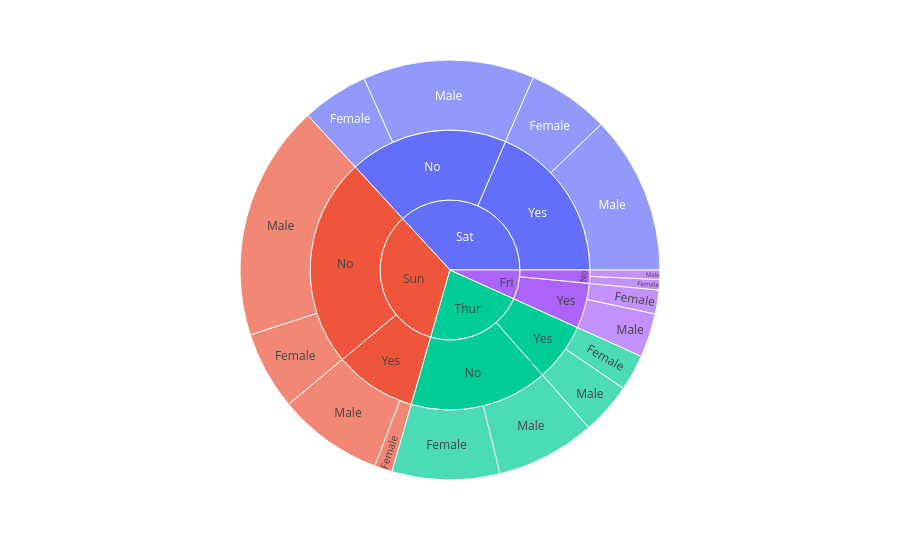

Here is the notebook cell this chart was saved with:
### Code cell
px.sunburst(df,path=['day','smoker','sex'], values='total_bill') #sigara icenler daha fazla bahsis birakmis

### Figure 1 — Plotly figure (JSON) as saved in the notebook; plotly's stock layout.template omitted (floating-point values rounded to 4 significant figures)
{"data": [{"branchvalues": "total", "domain": {"x": [0, 1], "y": [0, 1]}, "hovertemplate": "labels=%{label}<br>total_bill=%{value}<br>parent=%{parent}<br>id=%{id}<extra></extra>", "ids": ["Sun/No/Female", "Sun/No/Male", "Sat/No/Male", "Sat/No/Female", "Sat/Yes/Male", "Sat/Yes/Female", "Thur/No/Male", "Thur/Yes/Male", "Thur/No/Female", "Fri/Yes/Male", "Fri/No/Male", "Fri/Yes/Female", "Fri/No/Female", "Sun/Yes/Female", "Sun/Yes/Male", "Thur/Yes/Female", "Sun/No", "Sat/No", "Sat/Yes", "Thur/No", "Thur/Yes", "Fri/Yes", "Fri/No", "Sun/Yes", "Sun", "Sat", "Thur", "Fri"], "labels": ["Female", "Male", "Male", "Female", "Male", "Female", "Male", "Male", "Female", "Male", "Male", "Female", "Female", "Female", "Male", "Female", "No", "No", "Yes", "No", "Yes", "Yes", "No", "Yes", "Sun", "Sat", "Thur", "Fri"], "name": "", "parents": ["Sun/No", "Sun/No", "Sat/No", "Sat/No", "Sat/Yes", "Sat/Yes", "Thur/No", "Thur/Yes", "Thur/No", "Fri/Yes", "Fri/No", "Fri/Yes", "Fri/No", "Sun/Yes", "Sun/Yes", "Thur/Yes", "Sun", "Sat", "Sat", "Thur", "Thur", "Fri", "Fri", "Sun", "", "", "", ""], "type": "sunburst", "values": [291.5, 877.3, 637.7, 247.1, 589.6, 304.0, 369.7, 191.7, 400.4, 163.6, 34.95, 88.58, 38.73, 66.16, 392.1, 134.5, 1169.0, 884.8, 893.6, 770.1, 326.2, 252.2, 73.68, 458.3, 1627.0, 1778.0, 1096.0, 325.9]}], "layout": {"legend": {"tracegroupgap": 0}, "margin": {"t": 60}}}
